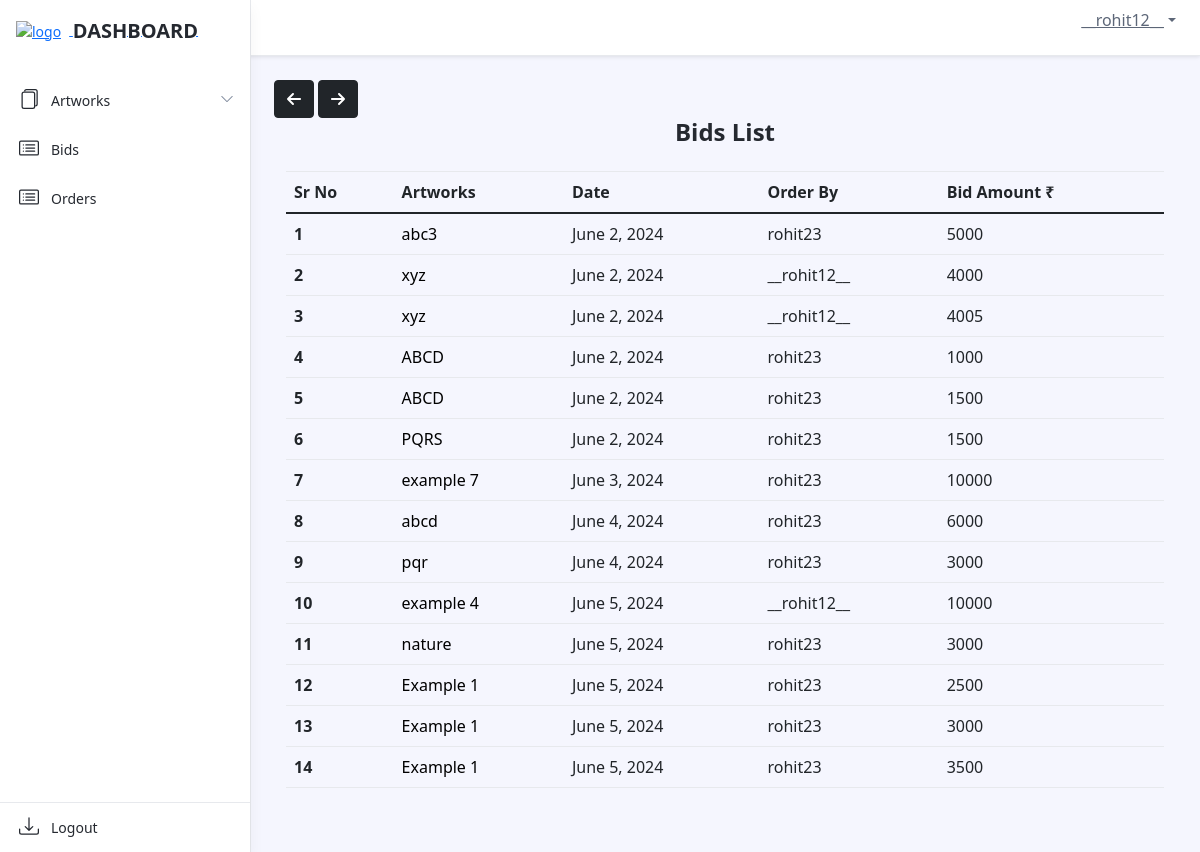
Page /dashboard/bidlist/ (signed in) on the earlier database version.
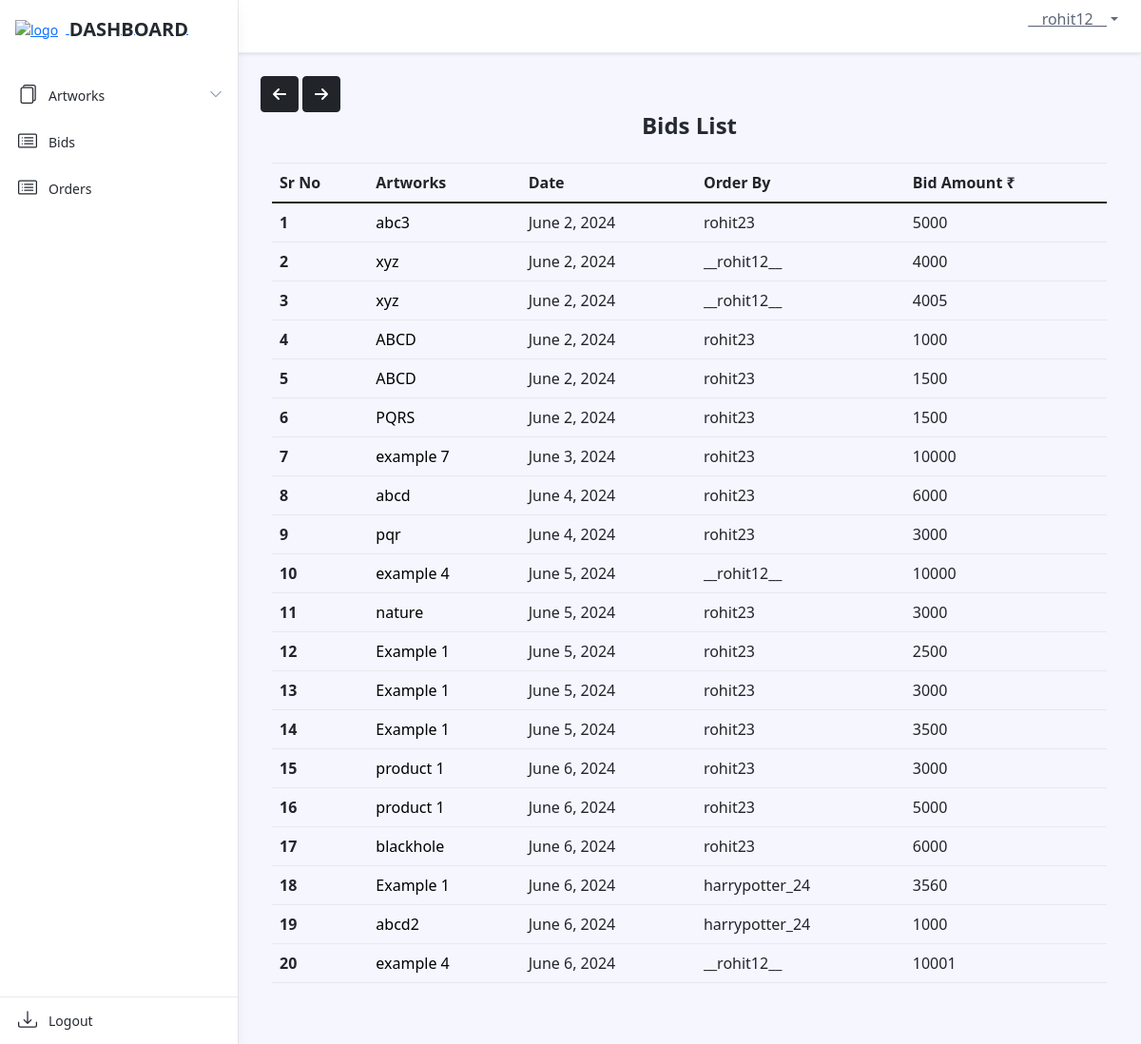
Same page on the later database version.
### dashboard/models.py (models this page shows, shortened)
class Bid(models.Model):
    user = models.ForeignKey(settings.AUTH_USER_MODEL, on_delete=models.CASCADE)
    product = models.ForeignKey(Artwork, on_delete=models.CASCADE)
    bid_date = models.DateField(auto_now_add=True)
    bid_amt = models.IntegerField(default=1)

class Artwork(models.Model):
    product_id = models.CharField(max_length=255, default="")
    product_name = models.CharField(max_length=255, default="", blank=False, null=False)
    product_price = models.IntegerField(default=0, null=False)
    opening_bid = models.IntegerField(default=0)
    product_cat = models.ForeignKey('Catalogue', on_delete=models.CASCADE)
    product_qty = models.IntegerField(default=0)
    product_image = models.ImageField(upload_to='arts/')
    dimension_unit = models.CharField(max_length=2, choices=[('cm', 'Centimeters'), ('ft', 'Feet')])
    length_in_centimeters = models.FloatField(default=0.0, blank=True, null=True)
    width_in_centimeters = models.FloatField(default=0.0, blank=True, null=True)
    foot = models.FloatField(default=0, blank=True, null=True)
    inches = models.FloatField(default=0, blank=True, null=True)
    end_date = models.DateField()
    user = models.ForeignKey(settings.AUTH_USER_MODEL, on_delete=models.CASCADE)
    is_sold = models.BooleanField(default=False)
    def __str__(self):
        return self.product_name

### dashboard/views.py (the view)
# urls.py: path('bidlist/', views.BidListView.as_view(), name="bid_list"),
class BidListView(LoginRequiredMixin, ListView):
    model = Bid
    template_name = 'dashboard/bids_list.html'

### art/context_processors.py (called while the page is built)
def catalogue_list(request):
    return {"catalogue_list": Catalogue.objects.all()}

### dashboard/models.py (called while the page is built)
    def __str__(self):
        return self.cat_name

### dashboard/templatetags/auth_extras.py (called while the page is built)
@register.filter(name='has_group')
def has_group(user, group_name):
    group = Group.objects.get(name=group_name)
    return True if group in user.groups.all() else False

### templates/dashboard/bids_list.html (shortened to what this page needs)
{% extends './base.html' %}
{% load static %}
{% block links %}
<link rel="stylesheet" href="{% static 'dashboard/css/ordermodel_list.css' %}">
<link rel="stylesheet" href="https://stackpath.bootstrapcdn.com/bootstrap/4.5.2/css/bootstrap.min.css">
{% endblock %}
{% block content %}
{% include './includes/header.html' %}
{% include "art/arrow_button.html" %}
{% load auth_extras %}
<div class="app-wrapper">
    <div class="app-content pt-3 p-md-3 p-lg-4">
        <button onclick="goBack()" class="btn btn-dark"><i class="fa-solid fa-arrow-left"></i></button>
        <button onclick="goForward()" class="btn btn-dark"><i class="fa-solid fa-arrow-right"></i></button>
        <div class="container-xl">
            <h1 class="app-page-title">Bids List</h1>
            <div class="row g-4 mb-4">
                <table class="table">
                    <thead>
                        <tr>
                            <th scope="col">Sr No</th>
                            <th scope="col">Artworks</th>
                            <th scope="col">Date</th>
                            {% if user|has_group:"SellerGroup" %}
                            <th scope="col">Order By</th>
                            {% endif %}
                            <th scope="col">Bid Amount ₹</th>
                        </tr>
                    </thead>
                    <tbody>
                        {% for bid in object_list %}
                        <tr>
                            <th scope="row">{{ forloop.counter }}</th>
                            <td>
                                <a href="#" class="artworks-order" data-toggle="modal" data-target="#productModal" data-product-id="{{ bid.product.id }}" data-product-name="{{ bid.product }}" data-product-image-url="{{ bid.product.product_image.url }}" data-product-dimensions="{{ bid.product.length_in_centimeters }} x {{ bid.product.width_in_centimeters }} cm" data-product-catalogue="{{ bid.product.product_cat }}" data-product-opening-bid="₹ {{ bid.product.opening_bid }}" data-last-bid="{{ bid.bid_amt }}">{{ bid.product }}</a>
                            </td>
                            <td>{{ bid.bid_date }}</td>
                            {% if user|has_group:"SellerGroup" %}
                            <td>{{ bid.user }}</td>
                            {% endif %}
                            <td>{{ bid.bid_amt }}</td>
                        </tr>
                        {% empty %}
                        <tr>
                            <td colspan="5">
                                <h3>No artworks to show</h3>
                            </td>
                        </tr>
                        {% endfor %}
                    </tbody>
                </table>
            </div>
        </div>
    </div>
</div>
{% endblock %}

Differences in the rows shown:
added Bid: product "product 1", bid_date "June 6, 2024", user "rohit23", bid_amt "3000"
added Bid: product "product 1", bid_date "June 6, 2024", user "rohit23", bid_amt "5000"
added Bid: product "blackhole", bid_date "June 6, 2024", user "rohit23", bid_amt "6000"
added Bid: product "Example 1", bid_date "June 6, 2024", user "harrypotter_24", bid_amt "3560"
added Bid: product "abcd2", bid_date "June 6, 2024", user "harrypotter_24", bid_amt "1000"
added Bid: product "example 4", bid_date "June 6, 2024", user "__rohit12__", bid_amt "10001"
